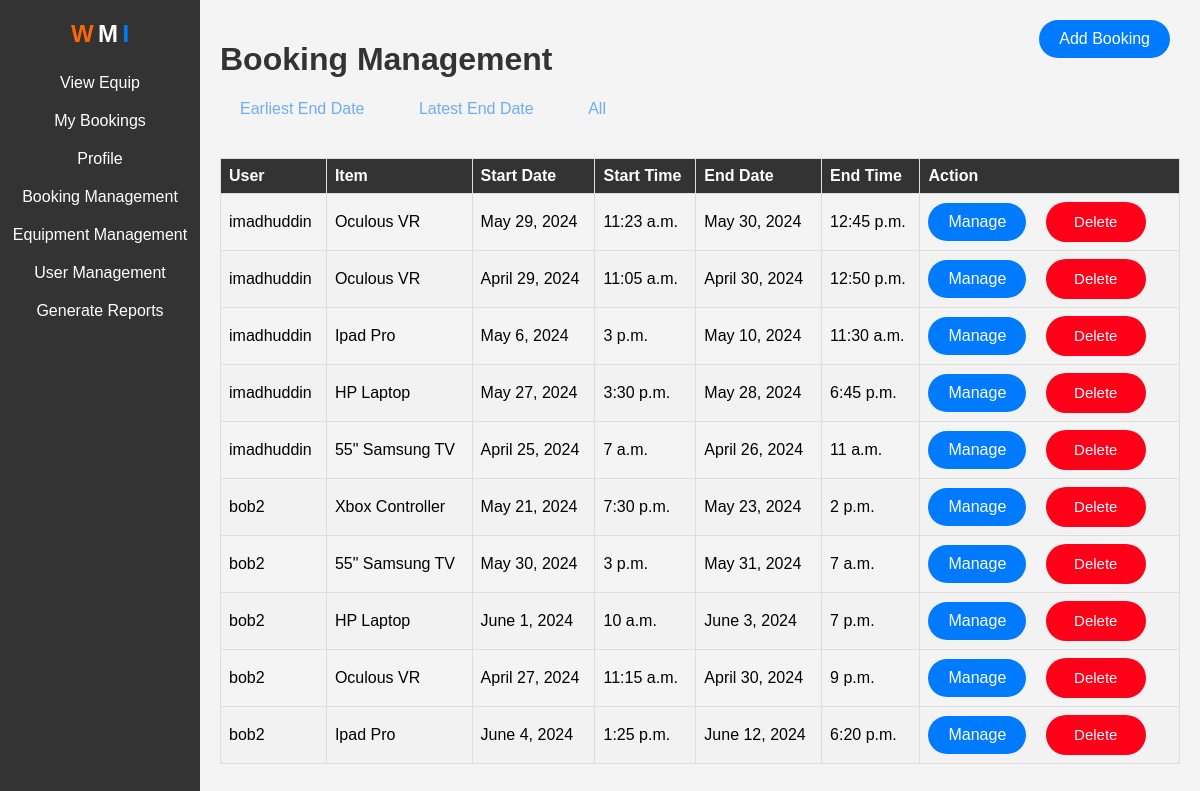
The page /bookingManagement/ (signed in) on the database its author committed.
### SchoolSystem/models.py (models this page shows, shortened)
class Booking(models.Model):
    item = models.ForeignKey(Item, on_delete=models.CASCADE)
    user = models.ForeignKey(User, on_delete=models.CASCADE)
    start_date = models.DateField()
    start_time = models.TimeField()
    end_date = models.DateField()
    end_time = models.TimeField()
    is_overdue = models.BooleanField(default=False)

class Item(models.Model):
    deviceSerialNumber = models.CharField(max_length=50, null=True, blank=True)
    name = models.CharField(max_length=50)
    type = models.ForeignKey('ItemType', on_delete=models.SET_NULL, null=True)
    CPU = models.CharField(max_length=50, null=True, blank=True)
    GPU = models.CharField(max_length=50, null=True, blank=True)
    RAM = models.CharField(max_length=50, null=True, blank=True)
    status = models.ForeignKey('ItemStatus', on_delete=models.SET_NULL, null=True)
    onsite = models.CharField(max_length=50, null=True, blank=True)
    audit = models.CharField(max_length=50, null=True, blank=True)
    item_inventory = models.IntegerField(null=True, blank=True)
    quantity = models.IntegerField(null=True, blank=True)
    location = models.CharField(max_length=50, null=True, blank=True)
    dateOut = models.CharField(max_length=50, null=True, blank=True)
    dateReturn = models.CharField(max_length=50, null=True, blank=True)
    description = models.TextField(null=True, blank=True)
    comments = models.TextField(null=True, blank=True)
    warranty_duration = models.CharField(max_length=50, null=True, blank=True)
    user = models.ForeignKey(User, on_delete=models.SET_NULL, null=True, blank=True)

### SchoolSystem/views.py (the view)
# urls.py: path('bookingManagement/', views.booking_management, name='booking_management'),
@user_passes_test(user_is_staff)
@login_required
def booking_management(request):
    user = request.user
    is_staff = user.is_staff
    bookings = Booking.objects.all()
    filter_criteria = request.GET.get('filter')
    if filter_criteria == 'earliestEndDate':
        bookings = Booking.objects.order_by('end_date')
    elif filter_criteria == 'latestEndDate':
        bookings = Booking.objects.order_by('-end_date')
    if request.method == 'POST':
        form = BookingAdminForm(request.POST)
        if form.is_valid():
            form.save()
            messages.success(request, 'Booking created successfully!')
            return redirect('booking_management')
        else:
            messages.error(request, 'Form is not valid. Please check the input data.')
    else:
        form = BookingAdminForm()
    return render(request, 'bookingManagement.html', {'bookings': bookings, 'form': form, 'is_staff': is_staff})

### SchoolSystem/views.py (called while the page is built)
def user_is_staff(user):
    return user.is_staff

### SchoolSystem/templates/bookingManagement.html (shortened to what this page needs)
<!DOCTYPE html>
<html lang="en">
<head>
</head>
<body>
    <div class="nav">
        <div class="sidebar-logo">
            <span style="font-size: 24px; font-weight: bold; color: #ff6600;">W</span>
            <span style="font-size: 24px; font-weight: bold; color: #ffffff;">M</span>
            <span style="font-size: 24px; font-weight: bold; color: #007bff;">I</span>
        </div>
        <ul>
            <li><a href="{% url 'equipmentView' %}">View Equip</a></li>
            <li><a href="{% url 'bookings_view' %}">My Bookings</a></li>
            <li><a href="{% url 'profile_management' %}">Profile</a></li>
            {% if is_staff %}
            <li><a href="{% url 'booking_management' %}">Booking Management</a></li>
            <li><a href="{% url 'equipmentManagement' %}">Equipment Management</a></li>
            <li><a href="{% url 'user_management' %}">User Management</a></li>
            <li><a href="{% url 'reports' %}">Generate Reports</a></li>
            {% endif %}
        </ul>
    </div>
    <div class="pageContent">
        <h1>Booking Management</h1>
        <div class="filterButtons">
            <a href="{% url 'booking_management' %}?filter=earliestEndDate">Earliest End Date</a>
            <a href="{% url 'booking_management' %}?filter=latestEndDate">Latest End Date</a>
            <a href="{% url 'booking_management' %}?filter=all">All</a>
        </div>
        <div class="scroll">
            <table class="bookingTable">
                <thead>
                    <tr>
                        <th>User</th>
                        <th>Item</th>
                        <th>Start Date</th>
                        <th>Start Time</th>
                        <th>End Date</th>
                        <th>End Time</th>
                        <th>Action</th>
                    </tr>
                </thead>
                <tbody>
                    {% for booking in bookings %}
                        <tr>
                            <td>{{ booking.user.username }}</td>
                            <td>{{ booking.item.name }}</td>
                            <td>{{ booking.start_date }}</td>
                            <td>{{ booking.start_time }}</td>
                            <td>{{ booking.end_date }}</td>
                            <td>{{ booking.end_time }}</td>
                            <td>
                                <a class="buttonStyling manageButton" href="{% url 'booking_update' booking.id %}">Manage</a>
                                <form action="{% url 'deleteBooking' booking.id %}" method="POST" style="display: inline;">
                                    <button class="buttonStyling deleteButton" type="submit">Delete</button>
                                </form>
                            </td>
                        </tr>
                    {% endfor %}
                </tbody>
            </table>
        </div>
    </div>
    <a class="buttonStyling addBookingButton" href="{% url 'createBooking' %}">Add Booking</a>
</body>
</html>

### SchoolSystem/templates/bookingManagement.html (style rules this page uses)
body { margin: 0; font-family: Arial, sans-serif; background-color: #f4f4f4; position: relative; }
.nav { position: fixed; top: 0; left: 0; height: 100%; width: 200px; background-color: #333; padding-top: 20px; text-align: center; z-index: 1; }
.nav ul { list-style-type: none; padding: 0; }
.nav ul li { padding: 10px 0; }
.nav ul li a { color: #fff; text-decoration: none; }
.pageContent { margin-left: 200px; padding: 20px; }
h1 { color: #333; }
.scroll { overflow-x: auto; }
.bookingTable { width: 100%; border-collapse: collapse; margin-top: 20px; }
.bookingTable th, .bookingTable td { border: 1px solid #ddd; padding: 8px; text-align: left; }
.bookingTable th { background-color: #333; color: #fff; }
.bookingTable tr:nth-child(even) { background-color: #f2f2f2; }
.buttonStyling { color: #fff; border: none; border-radius: 20px; padding: 10px 20px; cursor: pointer; transition: background-color 0.3s ease; text-decoration: none; display: inline-block; margin-right: 10px; text-align: center; }
.manageButton { background-color: #007bff; }
.addBookingButton { background-color: #007bff; position: absolute; top: 20px; right: 20px; }
.deleteButton { background-color: #ff0019; width: 100px; height: 40px; line-height: 20px; border-radius: 20px; margin-left: 5px; font-size: 15px; }
.filterButtons { margin-bottom: 20px; }
.filterButtons a { text-decoration: none; color: rgb(110, 173, 241); border-radius: 20px; padding: 10px 20px; margin-right: 10px; cursor: pointer; }

### rows shown on the page
Booking: user.username "imadhuddin", item.name "Oculous VR", start_date "May 29, 2024", start_time "11:23 a.m.", end_date "May 30, 2024", end_time "12:45 p.m."
Booking: user.username "imadhuddin", item.name "Oculous VR", start_date "April 29, 2024", start_time "11:05 a.m.", end_date "April 30, 2024", end_time "12:50 p.m."
Booking: user.username "imadhuddin", item.name "Ipad Pro", start_date "May 6, 2024", start_time "3 p.m.", end_date "May 10, 2024", end_time "11:30 a.m."
Booking: user.username "imadhuddin", item.name "HP Laptop", start_date "May 27, 2024", start_time "3:30 p.m.", end_date "May 28, 2024", end_time "6:45 p.m."
Booking: user.username "imadhuddin", item.name "55\" Samsung TV", start_date "April 25, 2024", start_time "7 a.m.", end_date "April 26, 2024", end_time "11 a.m."
Booking: user.username "bob2", item.name "Xbox Controller", start_date "May 21, 2024", start_time "7:30 p.m.", end_date "May 23, 2024", end_time "2 p.m."
Booking: user.username "bob2", item.name "55\" Samsung TV", start_date "May 30, 2024", start_time "3 p.m.", end_date "May 31, 2024", end_time "7 a.m."
Booking: user.username "bob2", item.name "HP Laptop", start_date "June 1, 2024", start_time "10 a.m.", end_date "June 3, 2024", end_time "7 p.m."
Booking: user.username "bob2", item.name "Oculous VR", start_date "April 27, 2024", start_time "11:15 a.m.", end_date "April 30, 2024", end_time "9 p.m."
Booking: user.username "bob2", item.name "Ipad Pro", start_date "June 4, 2024", start_time "1:25 p.m.", end_date "June 12, 2024", end_time "6:20 p.m."
